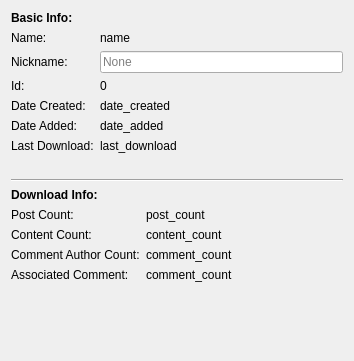
<?xml version="1.0" encoding="UTF-8"?>
<ui version="4.0">
 <class>ObjectInfoWidget</class>
 <widget class="QWidget" name="ObjectInfoWidget">
  <property name="geometry">
   <rect>
    <x>0</x>
    <y>0</y>
    <width>354</width>
    <height>361</height>
   </rect>
  </property>
  <property name="windowTitle">
   <string>Info</string>
  </property>
  <layout class="QVBoxLayout" name="verticalLayout_2">
   <item>
    <layout class="QVBoxLayout" name="verticalLayout">
     <item>
      <layout class="QFormLayout" name="info_form">
       <item row="1" column="0">
        <widget class="QLabel" name="label">
         <property name="text">
          <string>Name:</string>
         </property>
        </widget>
       </item>
       <item row="3" column="0">
        <widget class="QLabel" name="label_2">
         <property name="text">
          <string>Id:</string>
         </property>
        </widget>
       </item>
       <item row="4" column="0">
        <widget class="QLabel" name="label_3">
         <property name="text">
          <string>Date Created:</string>
         </property>
        </widget>
       </item>
       <item row="5" column="0">
        <widget class="QLabel" name="label_4">
         <property name="text">
          <string>Date Added:</string>
         </property>
        </widget>
       </item>
       <item row="6" column="0">
        <widget class="QLabel" name="label_5">
         <property name="text">
          <string>Last Download:</string>
         </property>
        </widget>
       </item>
       <item row="1" column="1">
        <widget class="QLabel" name="name_label">
         <property name="text">
          <string>name</string>
         </property>
        </widget>
       </item>
       <item row="3" column="1">
        <widget class="QLabel" name="id_label">
         <property name="text">
          <string>0</string>
         </property>
        </widget>
       </item>
       <item row="4" column="1">
        <widget class="QLabel" name="date_created_label">
         <property name="text">
          <string>date_created</string>
         </property>
        </widget>
       </item>
       <item row="5" column="1">
        <widget class="QLabel" name="date_added_label">
         <property name="text">
          <string>date_added</string>
         </property>
        </widget>
       </item>
       <item row="6" column="1">
        <widget class="QLabel" name="last_download_label">
         <property name="text">
          <string>last_download</string>
         </property>
        </widget>
       </item>
       <item row="2" column="0">
        <widget class="QLabel" name="nickname_title_label">
         <property name="text">
          <string>Nickname:</string>
         </property>
        </widget>
       </item>
       <item row="2" column="1">
        <widget class="QLineEdit" name="nickname_line_edit">
         <property name="toolTip">
          <string>Optional name shown in place of the reddit name in lists. Leave blank to show the reddit name.</string>
         </property>
         <property name="placeholderText">
          <string>None</string>
         </property>
         <property name="clearButtonEnabled">
          <bool>true</bool>
         </property>
        </widget>
       </item>
       <item row="0" column="0" colspan="2">
        <widget class="QLabel" name="label_27">
         <property name="font">
          <font>
           <weight>75</weight>
           <bold>true</bold>
          </font>
         </property>
         <property name="text">
          <string>Basic Info:</string>
         </property>
        </widget>
       </item>
      </layout>
     </item>
     <item>
      <widget class="Line" name="line">
       <property name="orientation">
        <enum>Qt::Horizontal</enum>
       </property>
      </widget>
     </item>
     <item>
      <layout class="QFormLayout" name="download_info_form">
       <item row="1" column="0">
        <widget class="QLabel" name="label_6">
         <property name="text">
          <string>Post Count:</string>
         </property>
        </widget>
       </item>
       <item row="1" column="1">
        <widget class="QLabel" name="post_count_label">
         <property name="text">
          <string>post_count</string>
         </property>
        </widget>
       </item>
       <item row="5" column="0">
        <widget class="QLabel" name="label_8">
         <property name="toolTip">
          <string>Number of comments made to posts extracted
on this objects behalf</string>
         </property>
         <property name="text">
          <string>Associated Comment:</string>
         </property>
        </widget>
       </item>
       <item row="5" column="1">
        <widget class="QLabel" name="associated_comment_count_label">
         <property name="toolTip">
          <string>Number of comments made to posts extracted
on this objects behalf</string>
         </property>
         <property name="text">
          <string>comment_count</string>
         </property>
        </widget>
       </item>
       <item row="0" column="0" colspan="2">
        <widget class="QLabel" name="label_26">
         <property name="font">
          <font>
           <weight>75</weight>
           <bold>true</bold>
          </font>
         </property>
         <property name="text">
          <string>Download Info:</string>
         </property>
        </widget>
       </item>
       <item row="2" column="0">
        <widget class="QLabel" name="label_10">
         <property name="text">
          <string>Content Count:</string>
         </property>
        </widget>
       </item>
       <item row="2" column="1">
        <widget class="QLabel" name="content_count_label">
         <property name="text">
          <string>content_count</string>
         </property>
        </widget>
       </item>
       <item row="3" column="0">
        <widget class="QLabel" name="comment_author_label">
         <property name="toolTip">
          <string>Comments made by this user</string>
         </property>
         <property name="text">
          <string>Comment Author Count:</string>
         </property>
        </widget>
       </item>
       <item row="3" column="1">
        <widget class="QLabel" name="comment_author_count_label">
         <property name="toolTip">
          <string>Comments made by this user</string>
         </property>
         <property name="text">
          <string>comment_count</string>
         </property>
        </widget>
       </item>
      </layout>
     </item>
    </layout>
   </item>
  </layout>
 </widget>
 <resources/>
 <connections/>
</ui>
